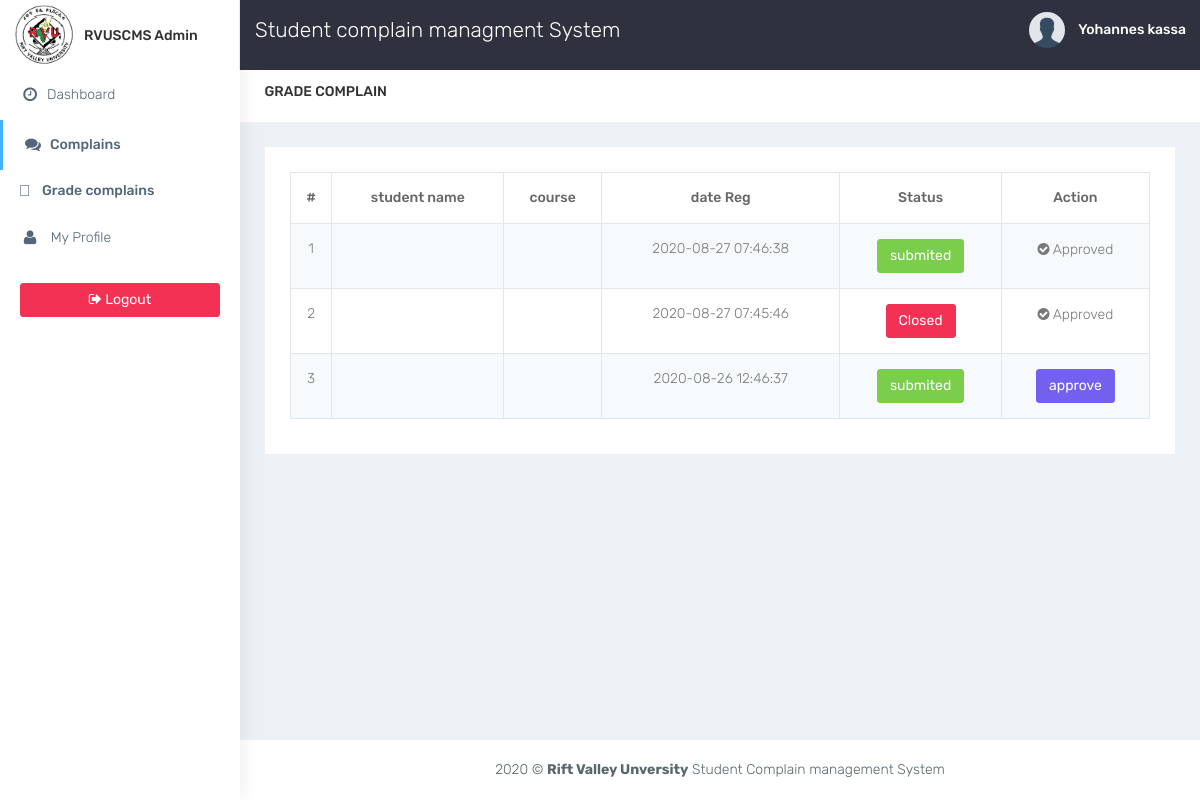
/admin/comp-grade-aprove.php (signed in), run on the app's committed database.
### tables this page shows
CREATE TABLE `grade_complaints` (
  `id` int(11) NOT NULL,
  `st_id` varchar(45) DEFAULT NULL,
  `dep` varchar(45) DEFAULT NULL,
  `year` varchar(45) DEFAULT NULL,
  `sem` varchar(45) DEFAULT NULL,
  `div` varchar(45) DEFAULT NULL,
  `cr_code` varchar(45) DEFAULT NULL,
  `disc` varchar(100) DEFAULT NULL,
  `deep_head` varchar(45) DEFAULT '0',
  `state` varchar(45) DEFAULT 'submit',
  `timestamp` timestamp NOT NULL DEFAULT CURRENT_TIMESTAMP ON UPDATE CURRENT_TIMESTAMP,
  `replay` varchar(400) DEFAULT NULL
);

### admin/comp-grade-aprove.php (the view, shortened to what this page needs)
<!DOCTYPE html>
<html lang="en">
<?php
include('../connection.php');
include("include/header.php");
?>
<body class="fix-header">
    <div id="wrapper">
    <?php
        include ('include/navbar.php');
        include ('include/sidebar.php');
    ?>
        <div id="page-wrapper">
            <div class="container-fluid">
                <div class="row bg-title">
                    <div class="col-lg-3 col-md-4 col-sm-4 col-xs-12">
                        <h4 class="page-title">Grade complain</h4> </div>
                    <div class="col-lg-9 col-sm-8 col-md-8 col-xs-12">
                    </div>
                </div>
                <div class="row">
                <div class="col-sm-12">
                        <div class="white-box">
                            <div class="content-panel">
                                <section id="unseen">
                                <table class="table table-bordered table-striped table-condensed">
                                    <thead>
                                    <tr style="text-align: center">
                                        <th style="text-align: center">#</th>
                                        <th style="text-align: center">student name</th>
                                        <th style="text-align: center">course</th>
                                        <th style="text-align: center">date Reg</th>
                                        <th style="text-align: center">Status</th>
                                        <th style="text-align: center">Action</th>
                                    </tr>
                                    </thead>
                                    <tbody>
                                <?php
                                    $count = 1;
                                    $query="SELECT * FROM rvuscms.grade_complaints where dep='".$name[2]."'  order by timestamp desc;";
                                    $result = mysqli_query($con,$query);
                                    while ($row=mysqli_fetch_array($result)) {?>
                                    <tr>
                                        <td align="center"><?php echo $count ?></td>
                                        <td align="center"> <?php
                                        ?> </td>
                                        <td align="center"> <?php
                                            $course = mysqli_fetch_array(mysqli_query($con,"SELECT * FROM rvuscms.course  where `code`='".$row[6]."';"));
                                        echo $course[1] ?> </td>
                                       <td align="center"><?php echo $row[10] ?></td>
                                        <td align="center">
                                        <?php if($row[9]=="submit"){?>
                                        <button type="button" class="btn btn-success"> <?php echo "submited"; ?> </button>
                                       <?php }elseif ($row[9]=="process") {?>
                                        <button type="button" class="btn btn-warning"> <?php    echo "in process"; ?> </button>
                                       <?php }elseif ($row[9]=="close") {?>
                                        <button type="button" class="btn btn-danger"> <?php       echo "Closed";?> </button>
                                       <?php } ?>
                                         </td>
                                         <td align="center">
                                             <?php
                                                if ($row[8]==1) {?>
                                                 <p>  <i class="fa fa-check-circle"></i> Approved </p>
                                               <?php }else {?>
                                                   <a href="comp-grade-aprove.php?cid=<?php echo $row[0] ?>&&from=grade">
                                        <button type="button" class="btn btn-primary"> approve</button></a>
                                         </td>
                                              <?php }
                                             ?>
                                    </tr>
                                   <?php $count++; }
                                ?>
                                    </tbody>
                                </table>
                                </section>
                            </div>
                </div>
            </div>
<?php
include('include/footer.php');
?>

### css/colors/default.css (style rules this page uses)
body { background: #fff; }

### data on the page
grade_complaints: timestamp "2020-08-27 07:46:38", state "submited", deep_head "1" (drawn)
grade_complaints: timestamp "2020-08-27 07:45:46", state "Closed", deep_head "1" (drawn)
grade_complaints: timestamp "2020-08-26 12:46:37", state "submited"

### other printed values
$name[0] "Yohannes"
$name[1] "kassa"
